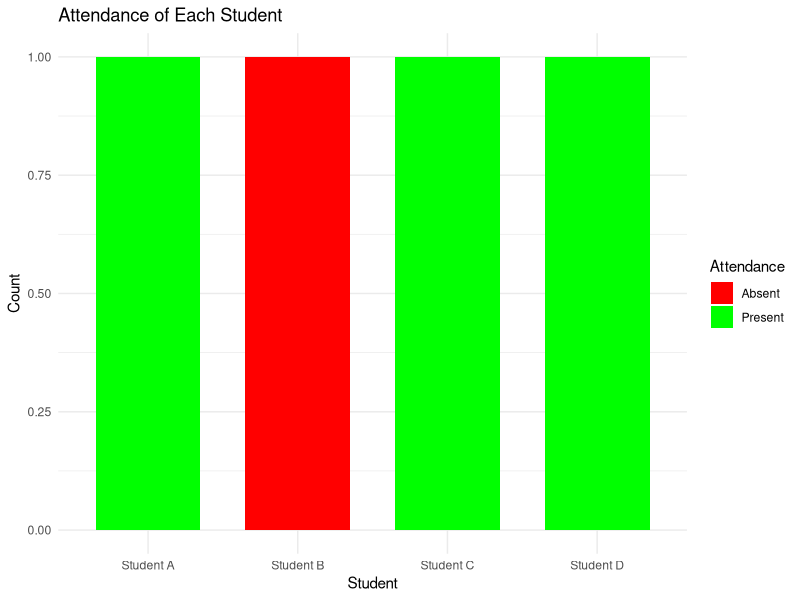
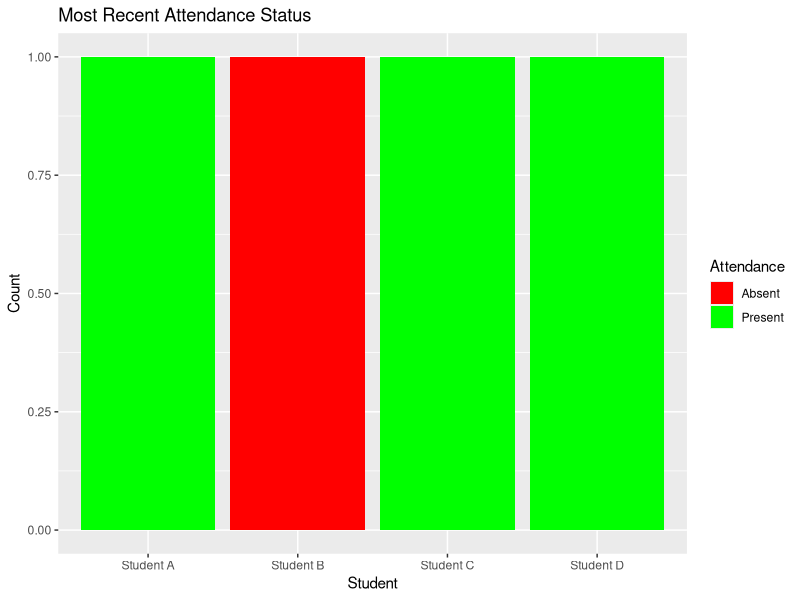
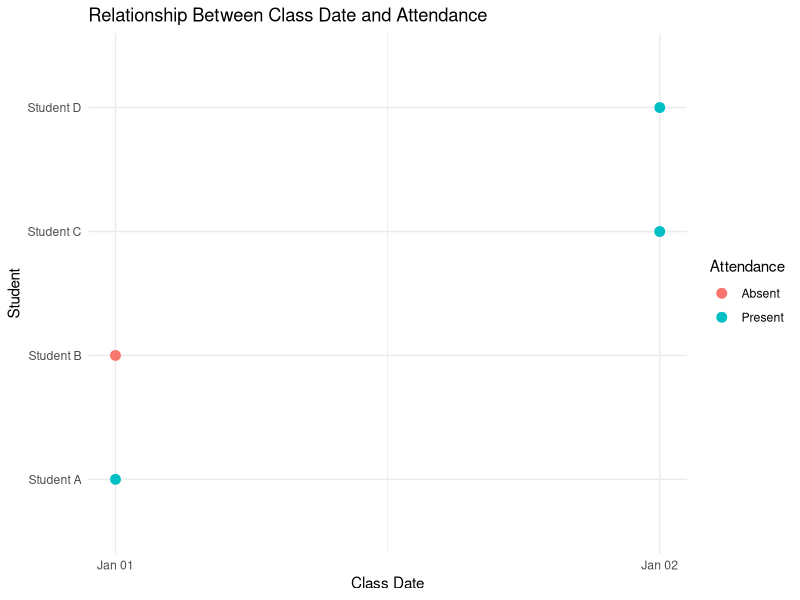

The R script that drew these images, in order:
library(ggplot2)
library(dplyr)

# Original data
data <- data.frame(
  Student = c("Student A", "Student B", "Student C", "Student D"),
  Date = c("2023-01-01", "2023-01-01", "2023-01-02", "2023-01-02"),
  Attendance = c("Present", "Absent", "Present", "Present")
)

# Convert Date to a Date object
data$Date <- as.Date(data$Date)

# Plot 1: Bar chart of attendance for each student
ggplot(data, aes(x = Student, fill = Attendance)) +
  geom_bar(position = "dodge", width = 0.7) +
  labs(title = "Attendance of Each Student",
       x = "Student",
       y = "Count") +
  scale_fill_manual(values = c("Present" = "green", "Absent" = "red")) +
  theme_minimal()

# Arrange data to keep only the most recent attendance status for each student
recent_attendance <- data %>%
  arrange(Student, desc(Date)) %>%
  group_by(Student) %>%
  slice(1)

# Plot 2: Stacked bar chart of the most recent attendance status
ggplot(recent_attendance, aes(x = Student, fill = Attendance)) +
  geom_bar(stat = "count", position = "stack") +  # Change position to "stack"
  labs(title = "Most Recent Attendance Status", x = "Student", y = "Count") +
  scale_fill_manual(values = c("Present" = "green", "Absent" = "red"))

# Plot 3: Scatter plot of the relationship between Class Date and Attendance
ggplot(data, aes(x = Date, y = reorder(Student, Date), color = Attendance)) +
  geom_point(size = 3) +
  labs(title = "Relationship Between Class Date and Attendance",
       x = "Class Date",
       y = "Student",
       color = "Attendance") +
  theme_minimal()
